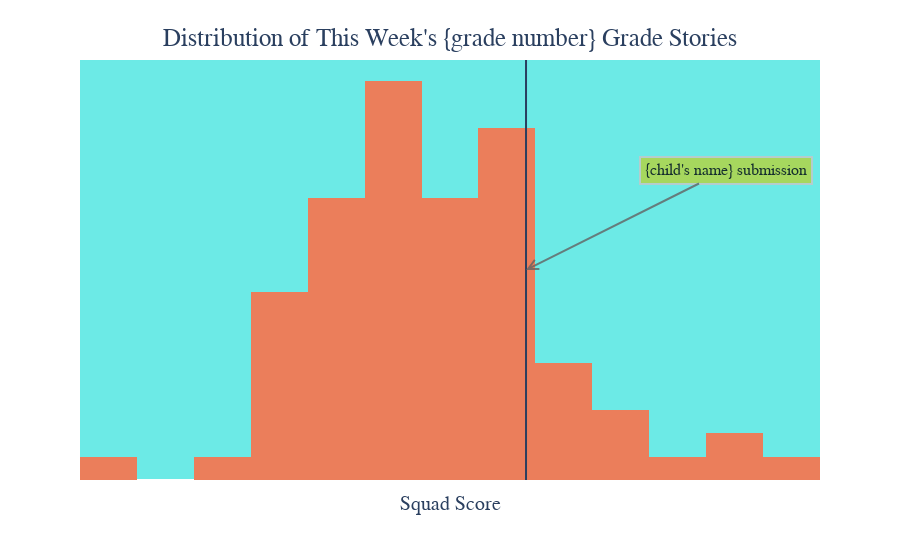

This figure's notebook cell:
### Markdown cell above
## Graph of indivdual submission vs their specific grade
- Implementing per stakeholder's request

### Code cell
# Plot
fig = px.histogram(third_grade, x='squad_score', nbins= 20, color_discrete_sequence= ['#EB7E5B'])
fig.update_layout(
    title= {
    'text': "Distribution of This Week's {grade number} Grade Stories",
    'y': .95,
    'x': 0.5,
    'font': {'size': 25, 'family': 'PT Sans Narrow'}},
    shapes=[
    dict(
      type= 'line',
      yref= 'paper', y0= 0, y1= 1,
      xref= 'x', x0= student_score, x1= student_score
    )],
    annotations= [
        dict(
            x= student_score,
            y= .5,
            xref= 'x',
            yref= 'paper',
            text = "{child's name} submission",
            arrowhead= 5,
            ax= 200,
            ay= -100,
            showarrow=True,
            font=dict(
                family="PT Sans Narrow",
                size=16,
                color="black"
                ),
            align="center",
            arrowsize=1,
            arrowwidth=2,
            arrowcolor="#636363",
            bordercolor="#c7c7c7",
            borderwidth=2,
            borderpad=4,
            bgcolor="#B5D33D",
            opacity=0.8
        ),
        # To include an encouraging statement at the bottom of the graph
        # Idea was to make this dynamic based off of that weeks highlights

        # dict(
        #     xref= 'paper',
        #     yref= 'paper',
        #     x= .5,
        #     y= -.25,
        #     text= "Wow! Great job this week! Keep it up!",
        #     showarrow= False,
        #     font= dict(
        #         size= 18,
        #         family= 'PT Sans Narrow'
        #     )
        # )
    ],
    plot_bgcolor= '#6CEAE6'
)

fig.update_traces(hoverinfo= 'none', hovertemplate= None)

fig.update_xaxes(title_text= 'Squad Score', showticklabels= False, title_font= {"size": 20, 'family': 'PT Sans Narrow'})
fig.update_yaxes(title_text= '', showticklabels= False, showgrid= False)

### Figure 1 — Plotly figure (JSON) as saved in the notebook; plotly's stock layout.template omitted (floating-point values rounded to 4 significant figures)
{"data": [{"alignmentgroup": "True", "bingroup": "x", "hoverinfo": "none", "legendgroup": "", "marker": {"color": "#EB7E5B"}, "name": "", "nbinsx": 20, "offsetgroup": "", "orientation": "v", "showlegend": false, "type": "histogram", "x": [39.18, 26.17, 24.5, 16.45, 41.08, 30.04, 41.84, 28.54, 27.45, 35.6, 17.72, 26.65, 18.16, 18.76, 28.08, 16.96, 30.44, 21.97, 42.78, 21.55, 26.84, 39.44, 28.34, 56.98, 27.29, 48.26, 28.75, 23.75, 25.05, 43.08, 36.2, 23.41, 35.4, 33.48, 1.669, 40.28, 26.5, 33.21, 36.93, 34.99, 29.15, 37.85, 20.12, 46.69, 29.23, 34.67, 23.89, 18.26, 37.14, 45.28, 35.49, 16.08, 30.86, 39.93, 54.07, 31.96, 27.43, 39.56, 35.61, 30.47, 38.25, 25.88, 23.32, 21.32, 38.19, 30.89, 13.73, 26.36, 60.73, 19.48, 23.79, 24.48, 39.32, 22.96, 25.05, 31.81, 33.24, 57.57], "xaxis": "x", "yaxis": "y"}], "layout": {"annotations": [{"align": "center", "arrowcolor": "#636363", "arrowhead": 5, "arrowsize": 1, "arrowwidth": 2, "ax": 200, "ay": -100, "bgcolor": "#B5D33D", "bordercolor": "#c7c7c7", "borderpad": 4, "borderwidth": 2, "font": {"color": "black", "family": "PT Sans Narrow", "size": 16}, "opacity": 0.8, "showarrow": true, "text": "{child's name} submission", "x": 39.18, "xref": "x", "y": 0.5, "yref": "paper"}], "barmode": "relative", "legend": {"tracegroupgap": 0}, "margin": {"t": 60}, "plot_bgcolor": "#6CEAE6", "shapes": [{"type": "line", "x0": 39.18, "x1": 39.18, "xref": "x", "y0": 0, "y1": 1, "yref": "paper"}], "title": {"font": {"family": "PT Sans Narrow", "size": 25}, "text": "Distribution of This Week's {grade number} Grade Stories", "x": 0.5, "y": 0.95}, "xaxis": {"anchor": "y", "domain": [0, 1], "showticklabels": false, "title": {"font": {"family": "PT Sans Narrow", "size": 20}, "text": "Squad Score"}}, "yaxis": {"anchor": "x", "domain": [0, 1], "showgrid": false, "showticklabels": false, "title": {"text": ""}}}}
